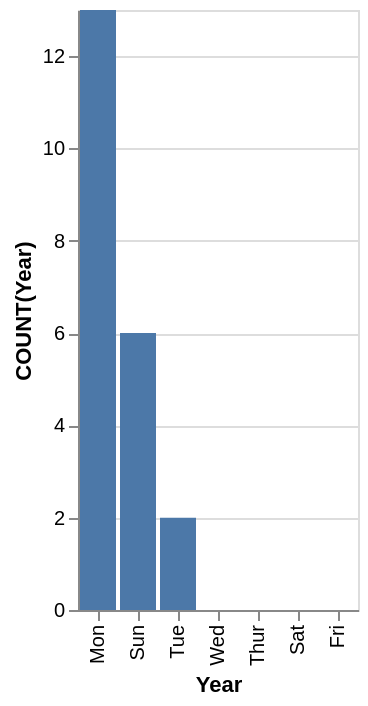

Write the Vega-Lite specification saved for this chart.
### Vega-Lite specification from a JSON file in a GitHub repository (floating-point values rounded to 4 significant figures)
{"data": {"values": [{"x_data": "Mon", "y_data": 13}, {"x_data": "Sun", "y_data": 6}, {"x_data": "Tue", "y_data": 2}, {"x_data": "Wed", "y_data": 0}, {"x_data": "Thur", "y_data": 0}, {"x_data": "Sat", "y_data": 0}, {"x_data": "Fri", "y_data": 0}]}, "mark": "bar", "encoding": {"x": {"field": "x_data", "type": "nominal", "title": "Year", "sort": {"op": "sum", "field": "y_data", "order": "descending"}}, "y": {"field": "y_data", "type": "quantitative", "title": "COUNT(Year)"}}}
